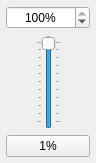
<?xml version="1.0" encoding="UTF-8"?>
<ui version="4.0">
 <class>PercentPicker</class>
 <widget class="QWidget" name="PercentPicker">
  <property name="geometry">
   <rect>
    <x>0</x>
    <y>0</y>
    <width>96</width>
    <height>163</height>
   </rect>
  </property>
  <property name="windowTitle">
   <string>PercentPicker</string>
  </property>
  <layout class="QGridLayout" name="gridLayout">
   <property name="horizontalSpacing">
    <number>0</number>
   </property>
   <property name="margin" stdset="0">
    <number>6</number>
   </property>
   <item row="2" column="0" colspan="3">
    <layout class="QHBoxLayout" name="horizontalLayout">
     <property name="spacing">
      <number>2</number>
     </property>
     <item>
      <widget class="QPushButton" name="percentTo1">
       <property name="sizePolicy">
        <sizepolicy hsizetype="Ignored" vsizetype="Maximum">
         <horstretch>0</horstretch>
         <verstretch>0</verstretch>
        </sizepolicy>
       </property>
       <property name="text">
        <string>1%</string>
       </property>
      </widget>
     </item>
    </layout>
   </item>
   <item row="1" column="2">
    <spacer name="horizontalSpacer_2">
     <property name="orientation">
      <enum>Qt::Horizontal</enum>
     </property>
     <property name="sizeHint" stdset="0">
      <size>
       <width>0</width>
       <height>20</height>
      </size>
     </property>
    </spacer>
   </item>
   <item row="1" column="0">
    <spacer name="horizontalSpacer">
     <property name="orientation">
      <enum>Qt::Horizontal</enum>
     </property>
     <property name="sizeHint" stdset="0">
      <size>
       <width>0</width>
       <height>20</height>
      </size>
     </property>
    </spacer>
   </item>
   <item row="0" column="0" colspan="3">
    <widget class="QSpinBox" name="spinBox">
     <property name="sizePolicy">
      <sizepolicy hsizetype="Preferred" vsizetype="Fixed">
       <horstretch>0</horstretch>
       <verstretch>0</verstretch>
      </sizepolicy>
     </property>
     <property name="minimumSize">
      <size>
       <width>50</width>
       <height>0</height>
      </size>
     </property>
     <property name="alignment">
      <set>Qt::AlignCenter</set>
     </property>
     <property name="buttonSymbols">
      <enum>QAbstractSpinBox::UpDownArrows</enum>
     </property>
     <property name="suffix">
      <string>%</string>
     </property>
     <property name="prefix">
      <string/>
     </property>
     <property name="maximum">
      <number>100</number>
     </property>
     <property name="value">
      <number>100</number>
     </property>
    </widget>
   </item>
   <item row="1" column="1">
    <widget class="QSlider" name="verticalSlider">
     <property name="minimum">
      <number>1</number>
     </property>
     <property name="maximum">
      <number>100</number>
     </property>
     <property name="value">
      <number>99</number>
     </property>
     <property name="tickPosition">
      <enum>QSlider::TicksBothSides</enum>
     </property>
    </widget>
   </item>
  </layout>
 </widget>
 <layoutdefault spacing="6" margin="11"/>
 <resources/>
 <connections>
  <connection>
   <sender>spinBox</sender>
   <signal>valueChanged(int)</signal>
   <receiver>verticalSlider</receiver>
   <slot>setValue(int)</slot>
   <hints>
    <hint type="sourcelabel">
     <x>69</x>
     <y>24</y>
    </hint>
    <hint type="destinationlabel">
     <x>45</x>
     <y>73</y>
    </hint>
   </hints>
  </connection>
  <connection>
   <sender>verticalSlider</sender>
   <signal>valueChanged(int)</signal>
   <receiver>spinBox</receiver>
   <slot>setValue(int)</slot>
   <hints>
    <hint type="sourcelabel">
     <x>44</x>
     <y>51</y>
    </hint>
    <hint type="destinationlabel">
     <x>48</x>
     <y>18</y>
    </hint>
   </hints>
  </connection>
 </connections>
</ui>
